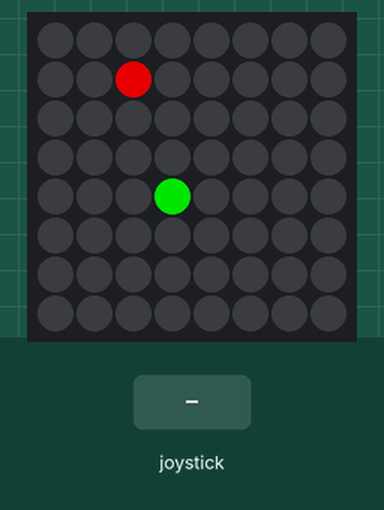
Recording of a program running on a simulated Raspberry Pi (BCM pin numbers) with a Sense HAT. Shown: the Sense HAT's 8×8 RGB LED matrix. The inputs (shaded band) are chosen by the test bench. Dim RGB values are drawn brighter than linear; random numbers come from a fixed seed.

Above: at 3.6 s.
3.7 s: joystick pushed left
At 4.4 s:
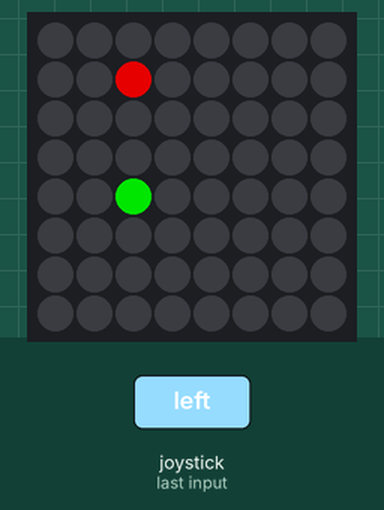
6.7 s: joystick pushed up
At 7.4 s:
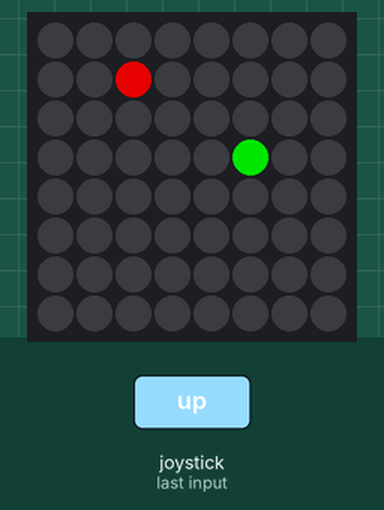
9.7 s: joystick pushed right
At 10.4 s:
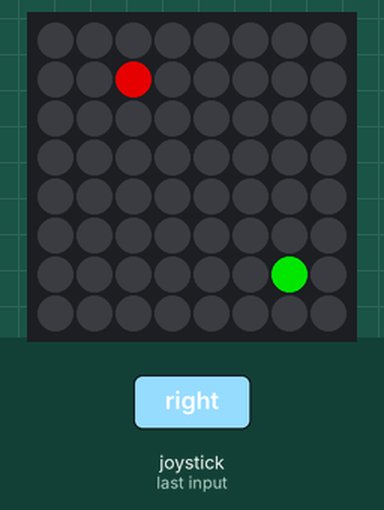
12.7 s: joystick pushed down
At 13.4 s:
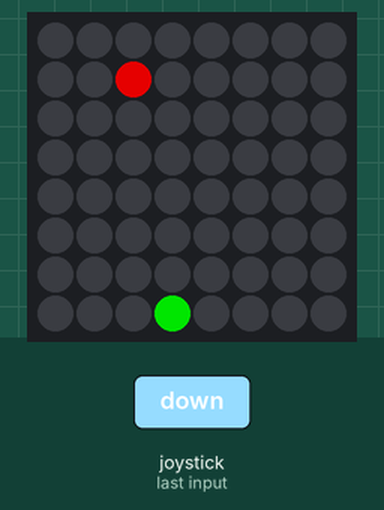
15.7 s: joystick pushed right
At 16.4 s:
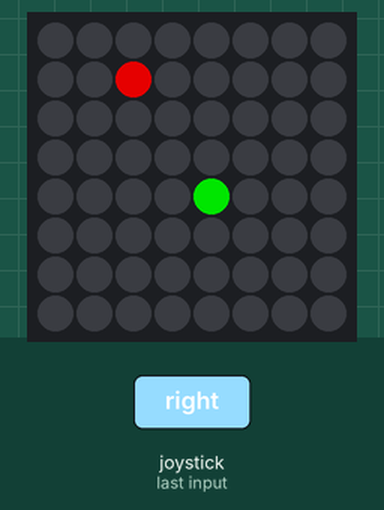
18.0 s: joystick pushed up
At 18.4 s:
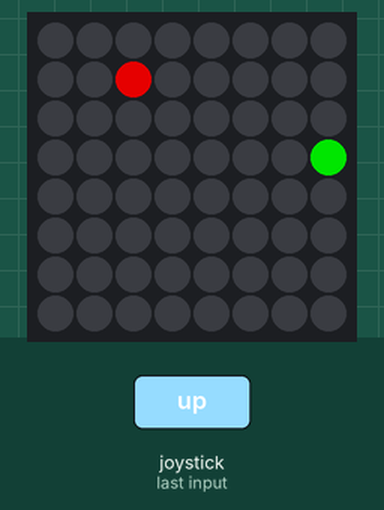
Timing chart, 0 to 21.0 s (numbered marks = the images above; inputs shaded):
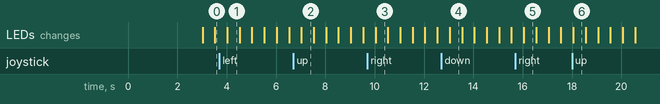

The program:

_14_Snake_game.py
```python
from sense_hat import SenseHat
import time
import random

senseHat = SenseHat()
senseHat.low_light = True

GREEN = (0, 255, 0)
RED = (255, 0, 0)
START_DELAY = 3
MATRIX_MIN_VALUE = 0
MATRIX_MAX_VALUE = 7
MATRIX_SIZE = 8

while True:
  # variables:
  gameOverFlag = False
  growSnakeFlag = False
  generateRandomFoodFlag = False
  snakeMovementDelay = 0.5
  snakeMovementDelayDecrease = -0.02

  # start delay:
  time.sleep(START_DELAY)

  # set default snake starting position (values are chosen by preference):
  snakePosX = [3]
  snakePosY = [6]

  # generate random food position:
  while True:
    foodPosX = random.randint(0, 7)
    foodPosY = random.randint(0, 7)
    if foodPosX != snakePosX[0] or foodPosY != snakePosY[0]:
      break

  # set default snake starting direction (values are chosen by preference):
  movementX = 0
  movementY = -1

  # -----------------------------------
  #             game loop
  # -----------------------------------
  while not gameOverFlag:
    # check if snake eats food:
    if foodPosX == snakePosX[0] and foodPosY == snakePosY[0]:
      growSnakeFlag = True
      generateRandomFoodFlag = True
      snakeMovementDelay += snakeMovementDelayDecrease

    # check if snake bites itself:
    for i in range(1, len(snakePosX)):
      if snakePosX[i] == snakePosX[0] and snakePosY[i] == snakePosY[0]:
        gameOverFlag = True

    # check if game-over:
    if gameOverFlag:
      break

    # check joystick events:
    events = senseHat.stick.get_events()
    for event in events:
      if event.direction == "left" and movementX != 1:
        movementX = -1
        movementY = 0
      elif event.direction == "right" and movementX != -1:
        movementX = 1
        movementY = 0
      elif event.direction == "up" and movementY != 1:
        movementY = -1
        movementX = 0
      elif event.direction == "down" and movementY != -1:
        movementY = 1
        movementX = 0

    # grow snake:
    if growSnakeFlag:
      growSnakeFlag = False
      snakePosX.append(0)
      snakePosY.append(0)

    # move snake:
    for i in range((len(snakePosX) - 1), 0, -1):
      snakePosX[i] = snakePosX[i - 1]
      snakePosY[i] = snakePosY[i - 1]

    snakePosX[0] += movementX
    snakePosY[0] += movementY

    # check game borders:
    if snakePosX[0] > MATRIX_MAX_VALUE:
      snakePosX[0] -= MATRIX_SIZE
    elif snakePosX[0] < MATRIX_MIN_VALUE:
      snakePosX[0] += MATRIX_SIZE
    if snakePosY[0] > MATRIX_MAX_VALUE:
      snakePosY[0] -= MATRIX_SIZE
    elif snakePosY[0] < MATRIX_MIN_VALUE:
      snakePosY[0] += MATRIX_SIZE

    # spawn random food:
    if generateRandomFoodFlag:
      generateRandomFoodFlag = False
      retryFlag = True
      while retryFlag:
        foodPosX = random.randint(0, 7)
        foodPosY = random.randint(0, 7)
        retryFlag = False
        for x, y in zip(snakePosX, snakePosY):
          if x == foodPosX and y == foodPosY:
            retryFlag = True
            break

    # update matrix:
    senseHat.clear()
    senseHat.set_pixel(foodPosX, foodPosY, RED)
    for x, y in zip(snakePosX, snakePosY):
      senseHat.set_pixel(x, y, GREEN)

    # snake speed (game loop delay):
    time.sleep(snakeMovementDelay)
```

Measured:
- what the display in image 1 shows lasts 0.5 s, from 4.0 s to 4.5 s
